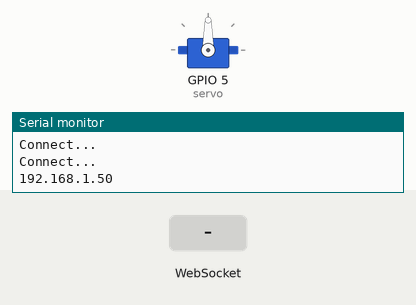
Simulated run of this sketch. Board: ESP32. Shown: servo, the last lines printed to the serial monitor. Inputs (shaded band) come from the test bench. WiFi joins after 1.5 s; servers stay silent unless stated.

Above: at 3.2 s.
3.3 s: WebSocket text "90" received
At 3.9 s:
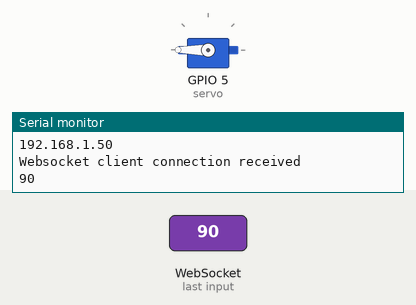
4.8 s: WebSocket text "5" received
At 6.0 s:
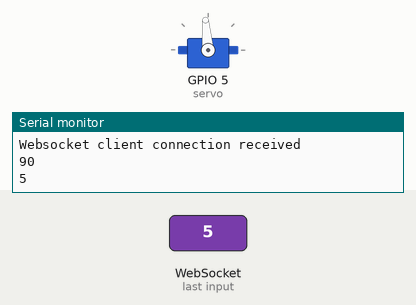
6.3 s: WebSocket text "200" received
At 7.4 s:
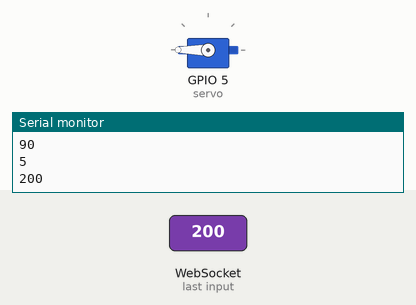
Timing chart, 0 to 9.3 s (numbered marks = the images above; inputs shaded):
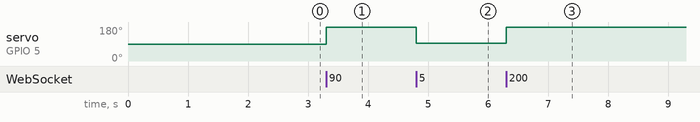

The sketch:

websocket-servo.ino
```cpp
#include <ESP32Servo.h>
#include "WiFi.h"
#include "ESPAsyncWebServer.h"

Servo servo;

const char* ssid = "Your Network ID";
const char* password = "Your Password";

String cmd = "";

AsyncWebServer server(80);
AsyncWebSocket ws("/");

void onWsEvent(AsyncWebSocket *server, AsyncWebSocketClient *client, AwsEventType type, void *arg, uint8_t *data, size_t len)
{
  if (type == WS_EVT_CONNECT)
  {
    Serial.println("Websocket client connection received");
    client->text("ESP32-Server : Hello.");
  }
  else if (type == WS_EVT_DISCONNECT)
  {
    Serial.println("Client disconnected");
  }
  else if (type == WS_EVT_DATA)
  {
    for (int i = 0; i < len; i++)
    {
      cmd = cmd + (char)data[i];
    }
    int degree = cmd.toInt() + 90;
    servo.write(degree);
    Serial.println(cmd);
    cmd = "";
  }
}
void setup(){
  Serial.begin(115200);

  servo.attach(5);

  WiFi.begin(ssid, password);

  while (WiFi.status() != WL_CONNECTED) {
    delay(1000);
    Serial.println("Connect...");
  }

  Serial.println(WiFi.localIP());

  ws.onEvent(onWsEvent);
  server.addHandler(&ws);

  server.begin();
}

void loop(){}
```

Measured:
- after the input at 3.3 s, servo on GPIO 5 (servo): 90° → 180° at once
- after the input at 4.8 s, servo on GPIO 5 (servo): 180° → 95° at once
- after the input at 6.3 s, servo on GPIO 5 (servo): 95° → 180° at once
